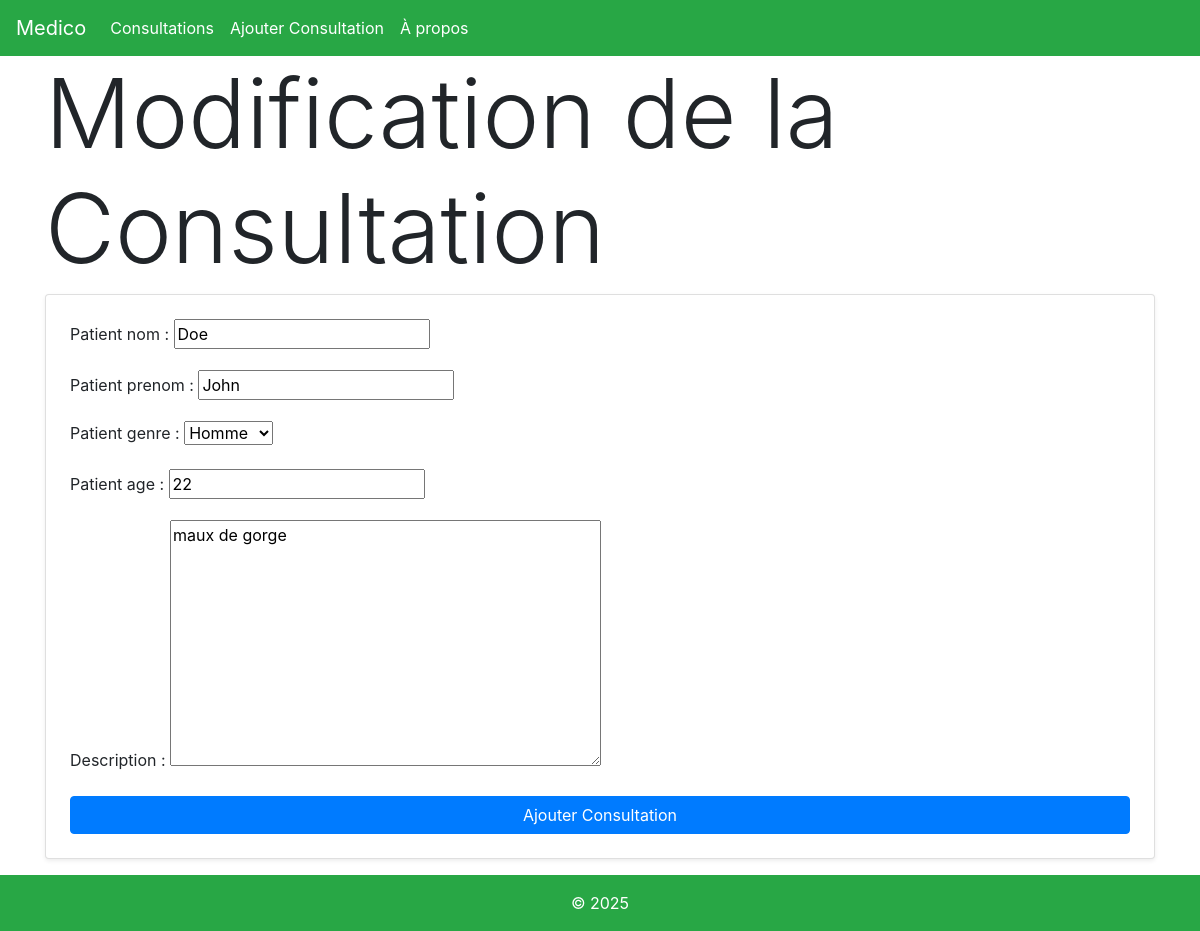
Before: /changer_consultation/10/ with the older database file.
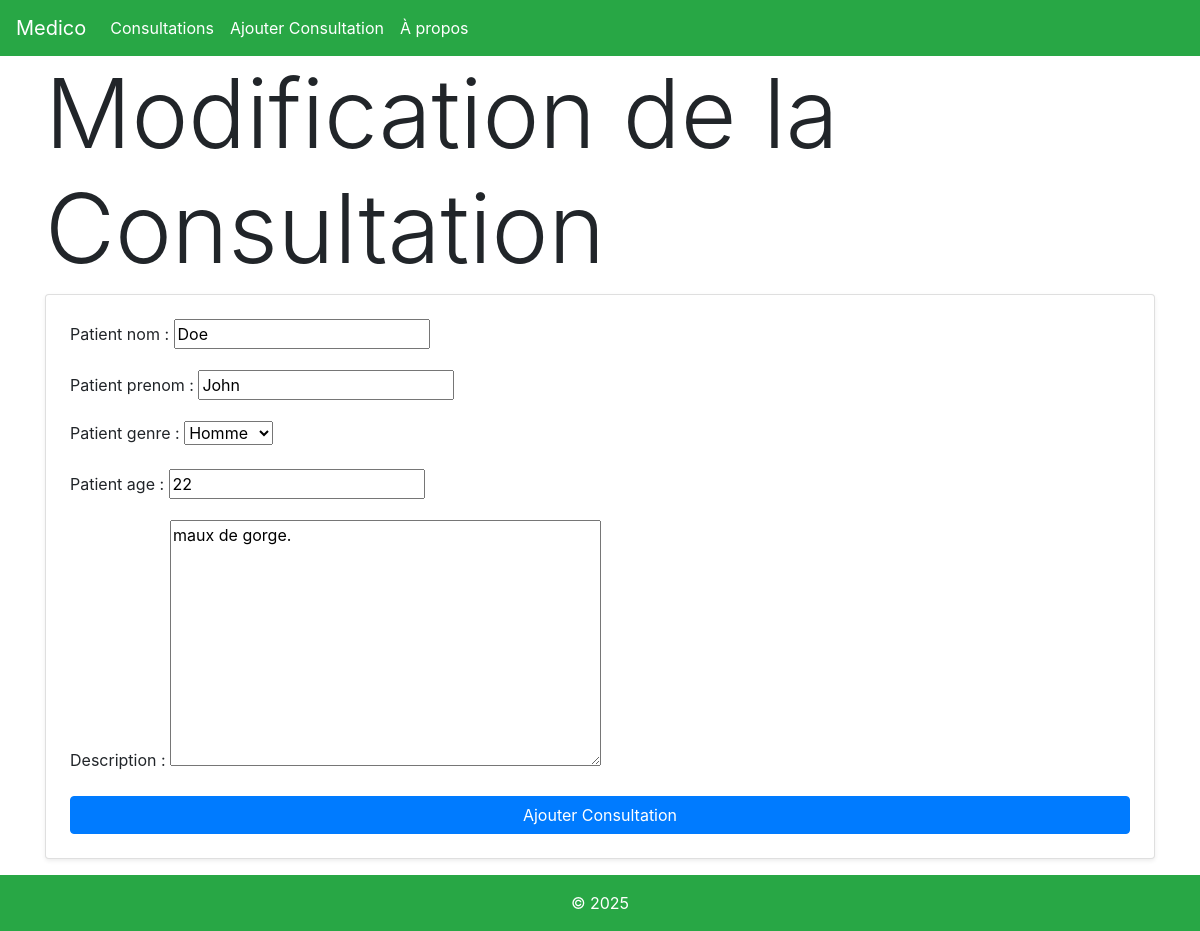
After: the same page with the newer database file.
### medico/models.py (models this page shows)
class Consultation(models.Model):
    GENRE_CHOIX = [('F', "Femme"), ('H', "Homme")]
    patient_nom = models.CharField(max_length=40, null=False)
    patient_prenom = models.CharField(max_length=30, null=False)
    patient_genre = models.CharField(max_length=1, null=False, choices=GENRE_CHOIX)
    patient_age = models.IntegerField(null=False)
    description = models.TextField(null=False)
    date_consultation = models.DateField(null=False)

### medico/views.py (the view)
# urls.py: path('changer_consultation/<int:consultationID>/',views.editConsultation, name='editConsultation' ),
def editConsultation(request,consultationID):
    consultation = get_object_or_404(Consultation,pk=consultationID)
    if request.method =="POST":
        form = ConsultationForm(request.POST,instance=consultation)
        id=check_save(form,request)
        return redirect("consultationDetail",consultationID=id)
    else:
        form=ConsultationForm(instance=consultation)
    return render(
        request,"medico/consultationModif.html",{"form": form, "button_label": "modifier"},
    )

### medico/forms.py
class ConsultationForm(forms.ModelForm):
    class Meta:
        model = Consultation
        fields = ['patient_nom', 'patient_prenom', 'patient_genre', 'patient_age', 'description']
    def __init__(self, *args, **kwargs):
        super().__init__(*args, **kwargs)
        self.instance.date_consultation = date.today()

### medico/templates/medico/consultationModif.html (shortened to what this page needs)
{% extends 'medico/main.html'%}
{% load django_bootstrap5 %}
{% block content %}
<!DOCTYPE html>
<html lang="en">
<head>
    <link rel="stylesheet" href="https://stackpath.bootstrapcdn.com/bootstrap/4.5.2/css/bootstrap.min.css">
</head>
<body>
    <h1 class="display-1">Modification de la Consultation {{ consultation.pk }} </h1>
     <form method="post" class="card p-4 shadow-sm">
        {{ form.as_p }}
        <button type="submit" class="btn btn-primary">Ajouter Consultation</button>
    </form>
</body>
</html>
{% endblock %}

Changed rows visible on the page:
changed Consultation "Doe": description "maux de gorge" → "maux de gorge."
